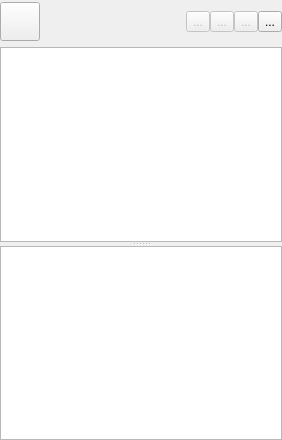
<?xml version="1.0" encoding="UTF-8"?>
<ui version="4.0">
 <class>ProjectView</class>
 <widget class="QWidget" name="ProjectView">
  <property name="geometry">
   <rect>
    <x>0</x>
    <y>0</y>
    <width>282</width>
    <height>440</height>
   </rect>
  </property>
  <layout class="QVBoxLayout" name="verticalLayout">
   <property name="leftMargin">
    <number>0</number>
   </property>
   <property name="topMargin">
    <number>0</number>
   </property>
   <property name="rightMargin">
    <number>0</number>
   </property>
   <property name="bottomMargin">
    <number>0</number>
   </property>
   <item>
    <layout class="QHBoxLayout" name="horizontalLayout_3">
     <property name="spacing">
      <number>0</number>
     </property>
     <property name="topMargin">
      <number>2</number>
     </property>
     <item>
      <widget class="QToolButton" name="toolButton_menu">
       <property name="toolTip">
        <string>Project</string>
       </property>
       <property name="icon">
        <iconset resource="resources.qrc">
         <normaloff>:/images/application-menu.svg</normaloff>:/images/application-menu.svg</iconset>
       </property>
       <property name="iconSize">
        <size>
         <width>32</width>
         <height>32</height>
        </size>
       </property>
       <property name="popupMode">
        <enum>QToolButton::InstantPopup</enum>
       </property>
      </widget>
     </item>
     <item>
      <spacer name="horizontalSpacer">
       <property name="orientation">
        <enum>Qt::Horizontal</enum>
       </property>
       <property name="sizeHint" stdset="0">
        <size>
         <width>40</width>
         <height>20</height>
        </size>
       </property>
      </spacer>
     </item>
     <item>
      <widget class="QToolButton" name="toolButton_startDebug">
       <property name="enabled">
        <bool>false</bool>
       </property>
       <property name="toolTip">
        <string>Debug</string>
       </property>
       <property name="text">
        <string>...</string>
       </property>
       <property name="icon">
        <iconset resource="resources.qrc">
         <normaloff>:/images/actions/debug.svg</normaloff>:/images/actions/debug.svg</iconset>
       </property>
       <property name="iconSize">
        <size>
         <width>32</width>
         <height>32</height>
        </size>
       </property>
      </widget>
     </item>
     <item>
      <widget class="QToolButton" name="toolButton_export">
       <property name="enabled">
        <bool>false</bool>
       </property>
       <property name="toolTip">
        <string>Project export</string>
       </property>
       <property name="text">
        <string>...</string>
       </property>
       <property name="icon">
        <iconset resource="resources.qrc">
         <normaloff>:/images/document-export.svg</normaloff>:/images/document-export.svg</iconset>
       </property>
       <property name="iconSize">
        <size>
         <width>32</width>
         <height>32</height>
        </size>
       </property>
      </widget>
     </item>
     <item>
      <widget class="QToolButton" name="toolButton_find">
       <property name="enabled">
        <bool>false</bool>
       </property>
       <property name="toolTip">
        <string>Find</string>
       </property>
       <property name="text">
        <string>...</string>
       </property>
       <property name="icon">
        <iconset resource="resources.qrc">
         <normaloff>:/images/edit-find.svg</normaloff>:/images/edit-find.svg</iconset>
       </property>
       <property name="iconSize">
        <size>
         <width>32</width>
         <height>32</height>
        </size>
       </property>
      </widget>
     </item>
     <item>
      <widget class="QToolButton" name="toolButton_tools">
       <property name="toolTip">
        <string>&lt;html&gt;&lt;head/&gt;&lt;body&gt;&lt;p&gt;Tools&lt;/p&gt;&lt;/body&gt;&lt;/html&gt;</string>
       </property>
       <property name="text">
        <string>...</string>
       </property>
       <property name="icon">
        <iconset resource="resources.qrc">
         <normaloff>:/images/actions/run-build-configure.svg</normaloff>:/images/actions/run-build-configure.svg</iconset>
       </property>
       <property name="iconSize">
        <size>
         <width>32</width>
         <height>32</height>
        </size>
       </property>
       <property name="popupMode">
        <enum>QToolButton::InstantPopup</enum>
       </property>
      </widget>
     </item>
    </layout>
   </item>
   <item>
    <widget class="QSplitter" name="splitter">
     <property name="orientation">
      <enum>Qt::Vertical</enum>
     </property>
     <widget class="QTreeView" name="treeView">
      <property name="contextMenuPolicy">
       <enum>Qt::CustomContextMenu</enum>
      </property>
      <property name="editTriggers">
       <set>QAbstractItemView::EditKeyPressed</set>
      </property>
      <property name="dragEnabled">
       <bool>true</bool>
      </property>
      <property name="dragDropOverwriteMode">
       <bool>true</bool>
      </property>
      <property name="dragDropMode">
       <enum>QAbstractItemView::DragDrop</enum>
      </property>
      <property name="defaultDropAction">
       <enum>Qt::MoveAction</enum>
      </property>
      <property name="alternatingRowColors">
       <bool>true</bool>
      </property>
      <property name="selectionMode">
       <enum>QAbstractItemView::ExtendedSelection</enum>
      </property>
      <property name="iconSize">
       <size>
        <width>22</width>
        <height>22</height>
       </size>
      </property>
      <property name="animated">
       <bool>true</bool>
      </property>
      <attribute name="headerCascadingSectionResizes">
       <bool>true</bool>
      </attribute>
     </widget>
     <widget class="QListWidget" name="targetList">
      <property name="editTriggers">
       <set>QAbstractItemView::NoEditTriggers</set>
      </property>
      <property name="selectionMode">
       <enum>QAbstractItemView::NoSelection</enum>
      </property>
      <property name="iconSize">
       <size>
        <width>22</width>
        <height>22</height>
       </size>
      </property>
     </widget>
    </widget>
   </item>
  </layout>
 </widget>
 <resources>
  <include location="resources.qrc"/>
 </resources>
 <connections/>
 <slots>
  <signal>buildProject()</signal>
 </slots>
</ui>
